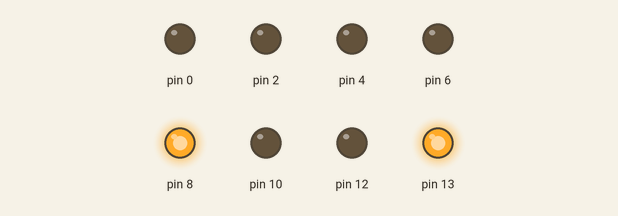
This sketch was run on a simulated Arduino Uno, built with avr-gcc and run on an emulated ATmega328P. Shown: output pins drawn as LEDs (lit = HIGH).

Above: at 0.7 s.
At 2.2 s:
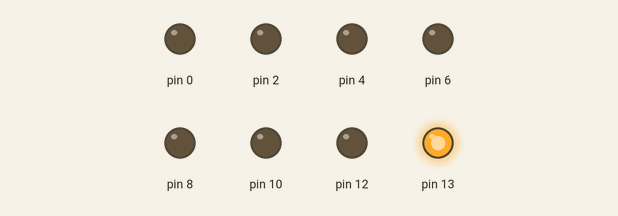
At 3.7 s:
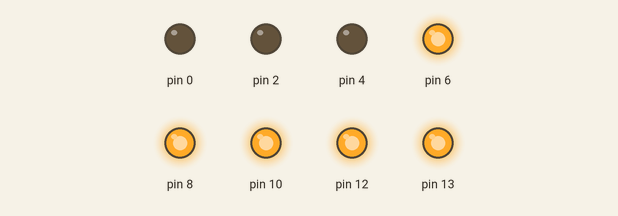
At 6.7 s:
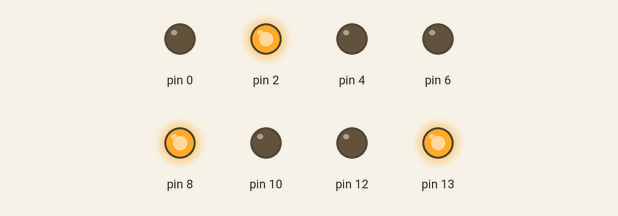
At 9.7 s:
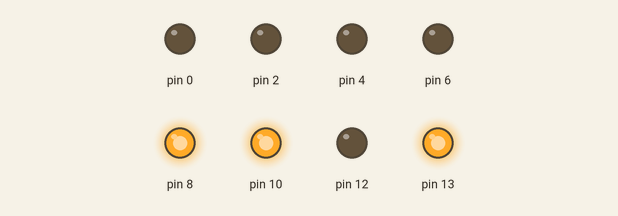
At 14.2 s:
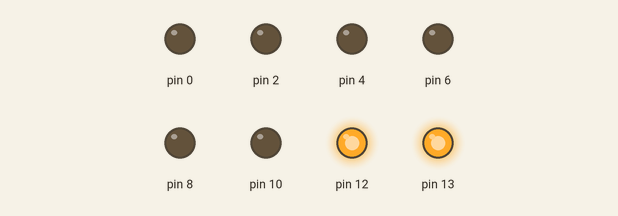
Timing chart, 0 to 17.3 s (numbered marks = the images above):
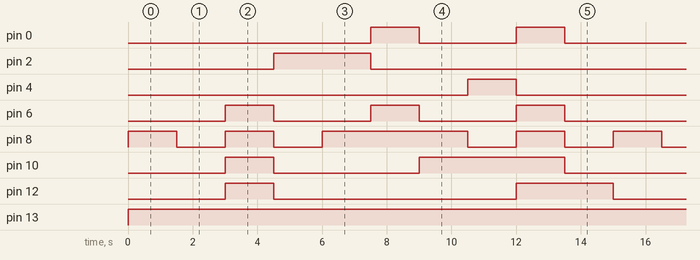

Measured:
- by itself, pin 0: repeats every 15.0 s: LOW 3.0 s, HIGH 1.5 s, LOW 9.0 s, HIGH 1.5 s
- by itself, pin 2: alternates HIGH for 3.0 s and LOW for 12.0 s
- by itself, pin 4: alternates HIGH for 1.5 s and LOW for 13.5 s
- by itself, pin 6: repeats every 15.0 s: 2 × (LOW 3.0 s, HIGH 1.5 s), LOW 4.5 s, HIGH 1.5 s
- by itself, pin 8: repeats every 15.0 s: LOW 1.5 s, HIGH 1.5 s, LOW 1.5 s, HIGH 4.5 s, 2 × (LOW 1.5 s, HIGH 1.5 s)
- by itself, pin 10: repeats every 15.0 s: LOW 4.5 s, HIGH 4.5 s, LOW 4.5 s, HIGH 1.5 s
- by itself, pin 12: repeats every 15.0 s: LOW 7.5 s, HIGH 3.0 s, LOW 3.0 s, HIGH 1.5 s
- by itself, pin 13: LOW → HIGH at 0.00 s

The sketch:

7segment.ino
```cpp
void setup() {
  pinMode(0, OUTPUT); // a
  pinMode(2, OUTPUT); // b
  pinMode(4, OUTPUT); // c
  pinMode(6, OUTPUT); // d
  pinMode(8, OUTPUT); // e
  pinMode(10, OUTPUT); // f
  pinMode(12, OUTPUT); // g
  pinMode(13, OUTPUT);
}

void loop() { //active low

  digitalWrite(13, HIGH);

  // 9
  digitalWrite(0, LOW);
  digitalWrite(2, LOW);
  digitalWrite(4, LOW);
  digitalWrite(6, LOW);
  digitalWrite(8, HIGH);
  digitalWrite(10, LOW);
  digitalWrite(12, LOW);
  delay(1500);

  // 8
  digitalWrite(8, LOW);
  delay(1500);

  // 7
  digitalWrite(6, HIGH);
  digitalWrite(8, HIGH);
  digitalWrite(10, HIGH);
  digitalWrite(12, HIGH);
  delay(1500);

  // 6
  digitalWrite(0, LOW);
  digitalWrite(2, HIGH);
  digitalWrite(6, LOW);
  digitalWrite(8, LOW);
  digitalWrite(10, LOW);
  digitalWrite(12, LOW);
  delay(1500);

  // 5
  digitalWrite(8, HIGH);
  delay(1500);

  // 4
  digitalWrite(0, HIGH);
  digitalWrite(2, LOW);
  digitalWrite(6, HIGH);
  delay(1500);

  // 3
  digitalWrite(0, LOW);
  digitalWrite(6, LOW);
  digitalWrite(10, HIGH);
  delay(1500);

  // 2
  digitalWrite(4, HIGH);
  digitalWrite(8, LOW);
  delay(1500);

  // 1
  digitalWrite(0, HIGH);
  digitalWrite(4, LOW);
  digitalWrite(6, HIGH);
  digitalWrite(8, HIGH);
  digitalWrite(10, HIGH);
  digitalWrite(12, HIGH);
  delay(1500);

  // 0
  digitalWrite(0, LOW);
  digitalWrite(6, LOW);
  digitalWrite(8, LOW);
  digitalWrite(10, LOW);
  delay(1500);

}
```
